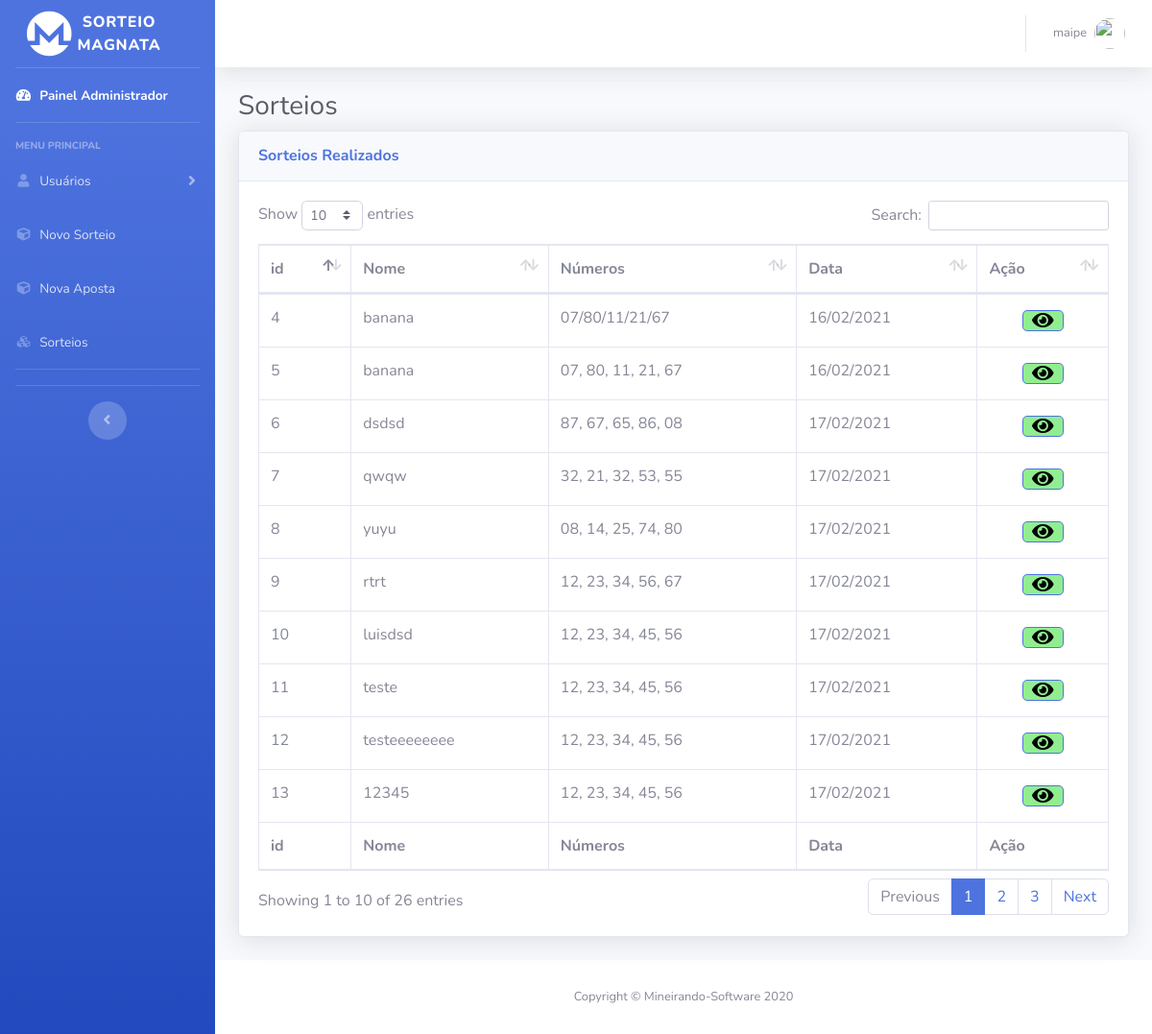
The page /Sorteios.php (signed in) on the database its author committed.
### tables this page shows
CREATE TABLE `sorteio` (
  `idsorteio` int(11) NOT NULL,
  `data` varchar(45) NOT NULL,
  `numeros` varchar(45) NOT NULL,
  `nome` varchar(45) NOT NULL,
  `idCriador` int(11) NOT NULL
);

### Sorteios.php (the view, shortened to what this page needs)
<?php
include('php/server.php') ;
  $sort_check_query = 'SELECT * FROM sorteio  ';
  $result = mysqli_query($db,$sort_check_query);
?>
<!DOCTYPE html>
<html lang="pt-br">
<head>
  <link href="vendor/fontawesome-free/css/all.min.css" rel="stylesheet" type="text/css">
  <link href="css/sb-admin-2.min.css" rel="stylesheet">
  <link href="vendor/datatables/dataTables.bootstrap4.min.css" rel="stylesheet">
</head>
<body id="page-top">
  <div id="wrapper">
    <ul class="navbar-nav bg-gradient-primary sidebar sidebar-dark accordion no-print" id="accordionSidebar">
      <a class="sidebar-brand d-flex align-items-center justify-content-center" href="index.php">
        <div class="col">
          <i class="fab fa-monero fa-3x"></i>
        </div>
        <div class="sidebar-brand-text mx-3">Sorteio Magnata</div>
      </a>
      <hr class="sidebar-divider my-0">
      <li class="nav-item active">
      <?php
      if($_SESSION['tipo']=="0"){
echo('<a class="nav-link" href="paineladm.php">
<i class="fas fa-fw fa-tachometer-alt"></i>
<span>Painel Administrador</span></a>');
      }
      ?>
      </li>
      <hr class="sidebar-divider">
      <div class="sidebar-heading">
        Menu Principal
      </div>
        <?php
      if($_SESSION['tipo']=="0"|| $_SESSION['tipo']=="1"){
echo('<li class="nav-item">
<a class="nav-link collapsed" href="#" data-toggle="collapse" data-target="#collapseTwo" aria-expanded="true" aria-controls="collapseTwo">
  <i class="fas fa-fw fa-user"></i>
  <span>Usuários</span>
</a>
<div id="collapseTwo" class="collapse" aria-labelledby="headingTwo" data-parent="#accordionSidebar">
<div class="bg-white py-2 collapse-inner rounded">
  <h6 class="collapse-header">Painel de Usuários:</h6>');
  echo('<a class="collapse-item" href="jogadores.php">Jogadores</a>
</div>
</div></li>');
      }
      ?>
      <?php
      if($_SESSION['tipo']=="0"){
echo(' <li class="nav-item">
<a class="nav-link" href="novosorteio.php">
  <i class="fas fa-fw fa-cube"></i>
  <span>Novo Sorteio</span></a>
</li>');
      }
      ?>
      <li class="nav-item">
        <a class="nav-link" href="novaaposta.php">
          <i class="fas fa-fw fa-cube"></i>
          <span>Nova Aposta</span></a>
      </li>
      <li class="nav-item">
        <a class="nav-link" href="sorteios.php">
          <i class="fas fa-fw fa-cubes"></i>
          <span>Sorteios</span></a>
      </li>
      <hr class="sidebar-divider">
      <hr class="sidebar-divider d-none d-md-block">
      <div class="text-center d-none d-md-inline">
        <button class="rounded-circle border-0" id="sidebarToggle"></button>
      </div>
    </ul>
    <div id="content-wrapper" class="d-flex flex-column">
      <div id="content">
        <nav class="navbar navbar-expand navbar-light bg-white topbar mb-4 static-top shadow">
          <ul class="navbar-nav ml-auto">
              <li class="nav-item dropdown no-arrow">
                <a class="nav-link dropdown-toggle" href="#" id="userDropdown" role="button" data-toggle="dropdown" aria-haspopup="true" aria-expanded="false">
                  <span class="mr-2 d-none d-lg-inline text-gray-600 small"><?php echo $_SESSION['username']; ?></span>
                  <img class="img-profile rounded-circle" src="https://source.unsplash.com/QAB-WJcbgJk/60x60">
                </a>
              </li>
          </ul>
        </nav>
        <div class="container-fluid">
          <h1 class="h3 mb-2 text-gray-800">Sorteios</h1>
          <div class="card shadow mb-4">
            <div class="card-header py-3">
              <h6 class="m-0 font-weight-bold text-primary">Sorteios Realizados</h6>
            </div>
            <div class="card-body">
              <div class="table-responsive">
                <table class="table table-bordered" id="dataTable" width="100%" cellspacing="0">
                  <thead>
                    <tr>
                      <th>id</th>
                      <th>Nome</th>
                      <th>Números</th>
                      <th>Data</th>
                      <th>Ação</th>
                    </tr>
                  </thead>
                  <tfoot>
                    <tr>
                      <th>id</th>
                      <th>Nome</th>
                      <th>Números</th>
                      <th>Data</th>
                      <th>Ação</th>
                    </tr>
                  </tfoot>
                  <tbody>
                  <?php
                   while($row = $result->fetch_assoc()) {
                    echo("<tr>
                    <td>".$row['idsorteio']."</td>
                    <td>".$row['nome']."</td>
                    <td>".$row['numeros']."</td>
                    <td>".$row['data']."</td>
                    <td style='    padding: 0;
                    margin: 0;
                    display: flex;
                    justify-content: center;'>
                  <a class='btn btn-primary btn-icon-split btn-lg mt-3 mb-3 btsalvar'
                  href='ganhadores.php?idsort=".$row['idsorteio']."'
                  style='
                  background-color: lightgreen;
                  color: black;
                  width: 32%;
                  margin: 0px;
                  height: 50%;'><i class='fas fa-eye'></i>
                  </a>
                  </td>
                  </tr>");
                   }
                  ?>
                  </tbody>
                </table>
              </div>
            </div>
          </div>
        </div>
      </div>
      <footer class="sticky-footer bg-white no-print">
        <div class="container my-auto">
          <div class="copyright text-center my-auto">
            <span>Copyright &copy; Mineirando-Software 2020</span>
          </div>
        </div>
      </footer>
    </div>
  </div>
</body>
</html>

### rows shown on the page
sorteio: idsorteio "4", nome "banana", numeros "07/80/11/21/67", data "16/02/2021"
sorteio: idsorteio "5", nome "banana", numeros "07, 80, 11, 21, 67", data "16/02/2021"
sorteio: idsorteio "6", nome "dsdsd", numeros "87, 67, 65, 86, 08", data "17/02/2021"
sorteio: idsorteio "7", nome "qwqw", numeros "32, 21, 32, 53, 55", data "17/02/2021"
sorteio: idsorteio "8", nome "yuyu", numeros "08, 14, 25, 74, 80", data "17/02/2021"
sorteio: idsorteio "9", nome "rtrt", numeros "12, 23, 34, 56, 67", data "17/02/2021"
sorteio: idsorteio "10", nome "luisdsd", numeros "12, 23, 34, 45, 56", data "17/02/2021"
sorteio: idsorteio "11", nome "teste", numeros "12, 23, 34, 45, 56", data "17/02/2021"
sorteio: idsorteio "12", nome "testeeeeeeee", numeros "12, 23, 34, 45, 56", data "17/02/2021"
sorteio: idsorteio "13", nome "12345", numeros "12, 23, 34, 45, 56", data "17/02/2021"

### other values the page prints
$_SESSION['username'] "maipe"
